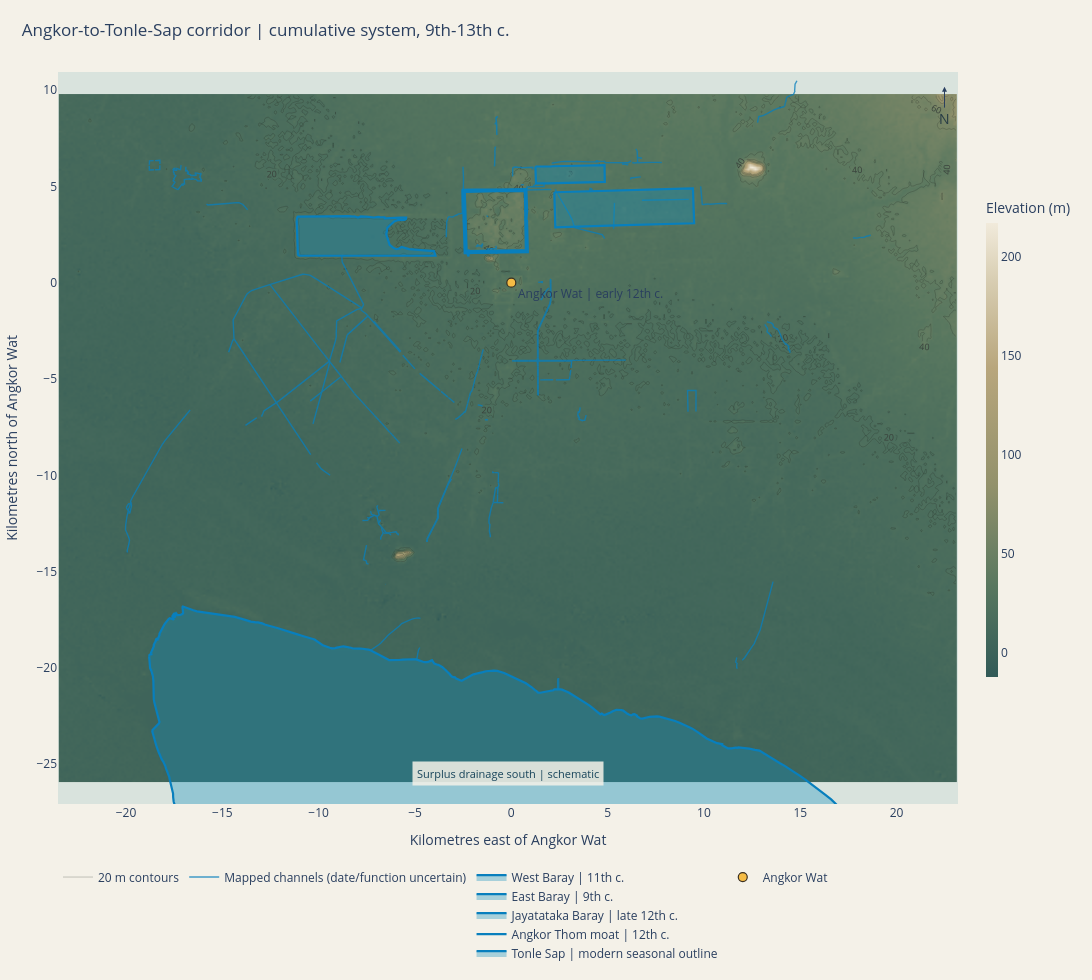

The code cell stored with this chart in its notebook:
### Code cell
# Convert the terrain grid to a local kilometre grid for a correctly proportioned regional map.
km_per_degree_lat = 111.195
km_per_degree_lon = km_per_degree_lat * math.cos(math.radians(CENTER_LAT))
x_km = (longitude - CENTER_LON) * km_per_degree_lon
y_km = (latitude - CENTER_LAT) * km_per_degree_lat

fig = go.Figure()
fig.add_trace(go.Heatmap(
    x=x_km, y=y_km, z=elevation,
    colorscale=[[0, '#315a57'], [0.20, '#58775f'], [0.42, '#92916b'],
                [0.68, '#b8a67c'], [0.88, '#d9cfb4'], [1, '#f1eadb']],
    colorbar={'title': {'text': 'Elevation (m)'}, 'thickness': 12, 'len': 0.68,
              'outlinewidth': 0, 'x': 1.02},
    hovertemplate='Terrain: %{z:.0f} m<extra></extra>',
    name='SRTM terrain', showscale=True, zsmooth='best',
))
fig.add_trace(go.Contour(
    x=x_km, y=y_km, z=elevation, showscale=False,
    contours={'start': 20, 'end': 100, 'size': 20, 'coloring': 'none',
              'showlabels': True, 'labelfont': {'size': 9, 'color': '#39413b'}},
    line={'color': 'rgba(42, 51, 45, 0.38)', 'width': 0.7},
    name='20 m contours', hoverinfo='skip',
))

canal_x, canal_y, canal_text = [], [], []
for feature in features:
    properties = feature.get('properties', {})
    geometry = feature.get('geometry') or {}
    geom_type = geometry.get('type')
    coordinates = geometry.get('coordinates', [])
    if properties.get('class') in {'canal', 'ditch'} and geom_type == 'LineString':
        if len(coordinates) < 2:
            continue
        for lon, lat in coordinates:
            canal_x.append((lon - CENTER_LON) * km_per_degree_lon)
            canal_y.append((lat - CENTER_LAT) * km_per_degree_lat)
            canal_text.append(properties.get('name', 'Mapped waterway'))
        canal_x.append(None); canal_y.append(None); canal_text.append(None)
if canal_x:
    fig.add_trace(go.Scatter(
        x=canal_x, y=canal_y, text=canal_text, mode='lines',
        line={'color': '#087fbd', 'width': 1.4}, opacity=0.76,
        name='Mapped channels (date/function uncertain)', legendgroup='canals',
        hovertemplate='%{text}<extra>OpenStreetMap</extra>',
    ))


def coordinate_lines(geometry):
    kind = geometry.get('type')
    coords = geometry.get('coordinates', [])
    if kind == 'LineString':
        return [coords]
    if kind == 'MultiLineString':
        return coords
    if kind == 'Polygon':
        return coords[:1]
    if kind == 'MultiPolygon':
        return [ring for polygon in coords for ring in polygon[:1]]
    return []


def to_xy(coords):
    return ([(point[0] - CENTER_LON) * km_per_degree_lon for point in coords],
            [(point[1] - CENTER_LAT) * km_per_degree_lat for point in coords])

historical_labels = {
    'West Baray': 'West Baray | 11th c.',
    'East Baray (Thnal Baray)': 'East Baray | 9th c.',
    'Jayatataka Baray': 'Jayatataka Baray | late 12th c.',
    'Angkor Thom moat': 'Angkor Thom moat | 12th c.',
    'Tonle Sap (modern seasonal extent)': 'Tonle Sap | modern seasonal outline',
}

for feature in features:
    properties = feature.get('properties', {})
    if properties.get('class') != 'major water feature':
        continue
    feature_name = properties['name']
    display_name = historical_labels.get(feature_name, feature_name)
    geometry = feature.get('geometry') or {}
    parts = coordinate_lines(geometry)
    x_parts, y_parts = [], []
    for part in parts:
        if len(part) < 2:
            continue
        px, py = to_xy(part)
        x_parts.extend(px); y_parts.extend(py)
        x_parts.append(None); y_parts.append(None)
    if not x_parts:
        continue
    closed = geometry.get('type') in {'Polygon', 'MultiPolygon'}
    fig.add_trace(go.Scatter(
        x=x_parts, y=y_parts, mode='lines', fill='toself' if closed else None,
        fillcolor='rgba(20, 145, 190, 0.34)' if closed else None,
        line={'color': '#087fbd', 'width': 2.2},
        name=display_name, legendgroup='major-water',
        hovertemplate=f"{display_name}<br>OSM relation {properties['osm_id']}<extra></extra>",
    ))

angkor_wat_lon, angkor_wat_lat = 103.8665896, 13.4125210
fig.add_trace(go.Scatter(
    x=[(angkor_wat_lon - CENTER_LON) * km_per_degree_lon],
    y=[(angkor_wat_lat - CENTER_LAT) * km_per_degree_lat],
    mode='markers+text', text=['Angkor Wat | early 12th c.'], textposition='bottom right',
    marker={'size': 9, 'color': '#f5bc45', 'line': {'color': '#3b3020', 'width': 1.2}},
    name='Angkor Wat', hovertemplate='Angkor Wat | early 12th c.<br>OpenStreetMap way 1113380295<extra></extra>',
))

fig.update_layout(
    title={'text': 'Angkor-to-Tonle-Sap corridor | cumulative system, 9th-13th c.', 'x': 0.02, 'xanchor': 'left'},
    template='plotly_white',
    paper_bgcolor='#f4f1e8', plot_bgcolor='#d9e3dd',
    margin={'l': 54, 'r': 92, 't': 72, 'b': 58},
    width=1200, height=980,
    hovermode='closest',
    legend={'orientation': 'h', 'y': -0.08, 'x': 0, 'groupclick': 'togglegroup'},
    xaxis={'title': 'Kilometres east of Angkor Wat', 'zeroline': False, 'showgrid': False,
           'range': [(LON_MIN - CENTER_LON) * km_per_degree_lon, (LON_MAX - CENTER_LON) * km_per_degree_lon],
           'scaleanchor': 'y', 'scaleratio': 1},
    yaxis={'title': 'Kilometres north of Angkor Wat', 'zeroline': False, 'showgrid': False,
           'range': [(LAT_MIN - CENTER_LAT) * km_per_degree_lat, (LAT_MAX - CENTER_LAT) * km_per_degree_lat]},
    annotations=[
        {'text': 'N', 'x': 0.985, 'y': 0.98, 'xref': 'paper', 'yref': 'paper',
         'showarrow': True, 'ax': 0, 'ay': 32, 'arrowhead': 2,
         'font': {'size': 14, 'color': '#263b45'}},
        {'text': 'Surplus drainage south | schematic',
         'x': 0.5, 'y': 0.025, 'xref': 'paper', 'yref': 'paper', 'showarrow': False,
         'xanchor': 'center', 'font': {'size': 11, 'color': '#17445a'},
         'bgcolor': 'rgba(244,241,232,0.86)', 'borderpad': 4},
    ],
)
fig.show()

### Figure 1 — Plotly figure (JSON) as saved in the notebook; plotly's stock layout.template omitted (floating-point values rounded to 4 significant figures; data arrays with more than 128 entries replaced by an {"elided": "..."} marker saying what was removed)
{"data": [{"colorbar": {"len": 0.68, "outlinewidth": 0, "thickness": 12, "title": {"text": "Elevation (m)"}, "x": 1.02}, "colorscale": [[0, "#315a57"], [0.2, "#58775f"], [0.42, "#92916b"], [0.68, "#b8a67c"], [0.88, "#d9cfb4"], [1, "#f1eadb"]], "hovertemplate": "Terrain: %{z:.0f} m<extra></extra>", "name": "SRTM terrain", "showscale": true, "type": "heatmap", "x": {"elided": "389 float values"}, "y": {"elided": "289 float values"}, "z": {"elided": "289x389 float values"}, "zsmooth": "best"}, {"contours": {"coloring": "none", "end": 100, "labelfont": {"color": "#39413b", "size": 9}, "showlabels": true, "size": 20, "start": 20}, "hoverinfo": "skip", "line": {"color": "rgba(42, 51, 45, 0.38)", "width": 0.7}, "name": "20 m contours", "showscale": false, "type": "contour", "x": {"elided": "389 float values"}, "y": {"elided": "289 float values"}, "z": {"elided": "289x389 float values"}}, {"hovertemplate": "%{text}<extra>OpenStreetMap</extra>", "legendgroup": "canals", "line": {"color": "#087fbd", "width": 1.4}, "mode": "lines", "name": "Mapped channels (date/function uncertain)", "opacity": 0.76, "text": {"elided": "2583 str values"}, "type": "scatter", "x": {"elided": "2583 float values"}, "y": {"elided": "2583 float values"}}, {"fill": "toself", "fillcolor": "rgba(20, 145, 190, 0.34)", "hovertemplate": "West Baray | 11th c.<br>OSM relation 6983650<extra></extra>", "legendgroup": "major-water", "line": {"color": "#087fbd", "width": 2.2}, "mode": "lines", "name": "West Baray | 11th c.", "type": "scatter", "x": [-11.14, -11.12, -11.09, -11.08, -11.06, -11.02, -9.499, -8.613, -7.597, -7.087, -6.985, -4.822, -4.617, -3.939, -4.016, -5.314, -5.699, -5.821, -5.968, -6.134, -6.316, -6.49, -6.488, -6.43, -6.185, -6.146, -6.08, -5.88, -5.711, -5.538, -5.467, -5.461, -5.723, -5.89, -6.004, -6.086, -6.147, -6.268, -6.432, -6.512, -6.533, -6.569, -6.582, -6.637, -6.753, -6.818, -6.894, -7.145, -7.397, -7.755, -7.814, -7.867, -7.906, -7.967, -8.037, -8.092, -8.153, -8.206, -8.269, -8.426, -9.628, -10.94, -10.94, -11.0, -11.04, -11.08, -11.11, -11.13, -11.14, null], "y": [3.234, 2.371, 1.512, 1.444, 1.421, 1.407, 1.397, 1.392, 1.386, 1.402, 1.385, 1.401, 1.401, 1.401, 1.637, 1.741, 1.848, 1.776, 1.737, 1.814, 1.959, 2.493, 2.502, 2.847, 3.097, 3.138, 3.172, 3.247, 3.257, 3.258, 3.31, 3.379, 3.372, 3.371, 3.37, 3.364, 3.359, 3.371, 3.355, 3.375, 3.351, 3.339, 3.396, 3.391, 3.4, 3.399, 3.411, 3.382, 3.416, 3.445, 3.437, 3.414, 3.385, 3.382, 3.404, 3.433, 3.442, 3.433, 3.429, 3.449, 3.437, 3.442, 3.467, 3.463, 3.456, 3.43, 3.393, 3.329, 3.234, null]}, {"fill": "toself", "fillcolor": "rgba(20, 145, 190, 0.34)", "hovertemplate": "East Baray | 9th c.<br>OSM relation 6647487<extra></extra>", "legendgroup": "major-water", "line": {"color": "#087fbd", "width": 2.2}, "mode": "lines", "name": "East Baray | 9th c.", "type": "scatter", "x": [2.233, 2.246, 2.277, 2.284, 5.929, 9.492, 9.468, 9.449, 9.428, 8.918, 7.796, 6.55, 5.665, 2.234, 2.233, null], "y": [4.691, 4.137, 3.156, 2.868, 2.985, 3.082, 3.748, 4.313, 4.89, 4.876, 4.844, 4.808, 4.797, 4.72, 4.691, null]}, {"fill": "toself", "fillcolor": "rgba(20, 145, 190, 0.34)", "hovertemplate": "Jayatataka Baray | late 12th c.<br>OSM relation 13337382<extra></extra>", "legendgroup": "major-water", "line": {"color": "#087fbd", "width": 2.2}, "mode": "lines", "name": "Jayatataka Baray | late 12th c.", "type": "scatter", "x": [1.25, 1.28, 1.71, 1.806, 1.821, 1.873, 1.908, 4.854, 4.838, 2.127, 2.117, 2.109, 2.098, 2.089, 1.25, null], "y": [6.03, 5.15, 5.152, 5.153, 5.156, 5.157, 5.15, 5.228, 6.102, 6.041, 6.04, 6.039, 6.039, 6.038, 6.03, null]}, {"hovertemplate": "Angkor Thom moat | 12th c.<br>OSM relation 13276237<extra></extra>", "legendgroup": "major-water", "line": {"color": "#087fbd", "width": 2.2}, "mode": "lines", "name": "Angkor Thom moat | 12th c.", "type": "scatter", "x": [0.768, 0.7681, null, 0.7805, 0.7808, null, -0.772, -0.7563, null, -2.396, -2.396, null, -0.7904, -2.218, -2.314, -2.316, -2.319, -2.32, -2.369, -2.396, -2.471, -2.449, -2.419, -2.273, -2.258, -2.256, -2.257, -2.28, -2.264, -2.259, -2.249, -2.239, -2.233, -2.229, -2.228, -2.228, -2.227, -2.225, -2.224, -2.223, -2.221, -2.22, -2.218, -2.214, -2.236, -2.244, -2.243, -2.231, -1.928, -0.7712, -0.772, -0.772, -0.7728, -0.7904, -0.7904, null, -0.824, -2.415, -2.369, -2.396, -2.472, -2.473, -2.514, -2.516, -1.906, -1.74, -1.563, -1.498, -1.456, -1.199, -0.9792, -0.8256, -0.824, null, -0.8108, -0.3164, 0.7809, 0.7819, 0.8194, 0.768, 0.7277, 0.6968, -0.8099, -0.8108, null, 0.8196, 0.8169, 0.7805, 0.7441, 0.7309, 0.7247, 0.7281, 0.7681, 0.8196, null, -0.737, -0.7373, -0.726, 0.7406, 0.7489, 0.7537, 0.7554, 0.7552, 0.7283, 0.7447, 0.7808, 0.817, 0.8573, 0.07303, -0.7558, -0.7563, -0.7574, -0.737, null], "y": [3.744, 3.721, null, 3.234, 3.21, null, 1.618, 1.619, null, 3.179, 3.162, null, 1.667, 1.636, 1.633, 1.634, 1.636, 1.639, 3.162, 3.162, 3.161, 2.557, 1.528, 1.53, 1.528, 1.52, 1.514, 1.509, 1.472, 1.46, 1.435, 1.413, 1.394, 1.38, 1.373, 1.372, 1.371, 1.37, 1.371, 1.372, 1.375, 1.394, 1.42, 1.509, 1.511, 1.518, 1.527, 1.532, 1.538, 1.557, 1.564, 1.618, 1.659, 1.659, 1.667, null, 4.745, 4.708, 3.18, 3.179, 3.178, 3.215, 4.739, 4.817, 4.825, 4.829, 4.829, 4.829, 4.828, 4.83, 4.83, 4.832, 4.745, null, 4.832, 4.839, 4.856, 4.812, 3.744, 3.744, 3.743, 4.76, 4.746, 4.832, null, 3.722, 3.234, 3.234, 3.233, 3.241, 3.258, 3.72, 3.721, 3.722, null, 1.66, 1.669, 1.669, 1.686, 1.685, 1.688, 1.694, 1.705, 3.194, 3.21, 3.21, 3.21, 1.585, 1.571, 1.557, 1.619, 1.659, 1.66, null]}, {"fill": "toself", "fillcolor": "rgba(20, 145, 190, 0.34)", "hovertemplate": "Tonle Sap | modern seasonal outline<br>OSM relation 5638825<extra></extra>", "legendgroup": "major-water", "line": {"color": "#087fbd", "width": 2.2}, "mode": "lines", "name": "Tonle Sap | modern seasonal outline", "type": "scatter", "x": {"elided": "2442 float values"}, "y": {"elided": "2442 float values"}}, {"hovertemplate": "Angkor Wat | early 12th c.<br>OpenStreetMap way 1113380295<extra></extra>", "marker": {"color": "#f5bc45", "line": {"color": "#3b3020", "width": 1.2}, "size": 9}, "mode": "markers+text", "name": "Angkor Wat", "text": ["Angkor Wat | early 12th c."], "textposition": "bottom right", "type": "scatter", "x": [0.0], "y": [0.0]}], "layout": {"annotations": [{"arrowhead": 2, "ax": 0, "ay": 32, "font": {"color": "#263b45", "size": 14}, "showarrow": true, "text": "N", "x": 0.985, "xref": "paper", "y": 0.98, "yref": "paper"}, {"bgcolor": "rgba(244,241,232,0.86)", "borderpad": 4, "font": {"color": "#17445a", "size": 11}, "showarrow": false, "text": "Surplus drainage south | schematic", "x": 0.5, "xanchor": "center", "xref": "paper", "y": 0.025, "yref": "paper"}], "height": 980, "hovermode": "closest", "legend": {"groupclick": "togglegroup", "orientation": "h", "x": 0, "y": -0.08}, "margin": {"b": 58, "l": 54, "r": 92, "t": 72}, "paper_bgcolor": "#f4f1e8", "plot_bgcolor": "#d9e3dd", "title": {"text": "Angkor-to-Tonle-Sap corridor | cumulative system, 9th-13th c.", "x": 0.02, "xanchor": "left"}, "width": 1200, "xaxis": {"range": [-23.43, 23.08], "scaleanchor": "y", "scaleratio": 1, "showgrid": false, "title": {"text": "Kilometres east of Angkor Wat"}, "zeroline": false}, "yaxis": {"range": [-25.86, 9.727], "showgrid": false, "title": {"text": "Kilometres north of Angkor Wat"}, "zeroline": false}}}
